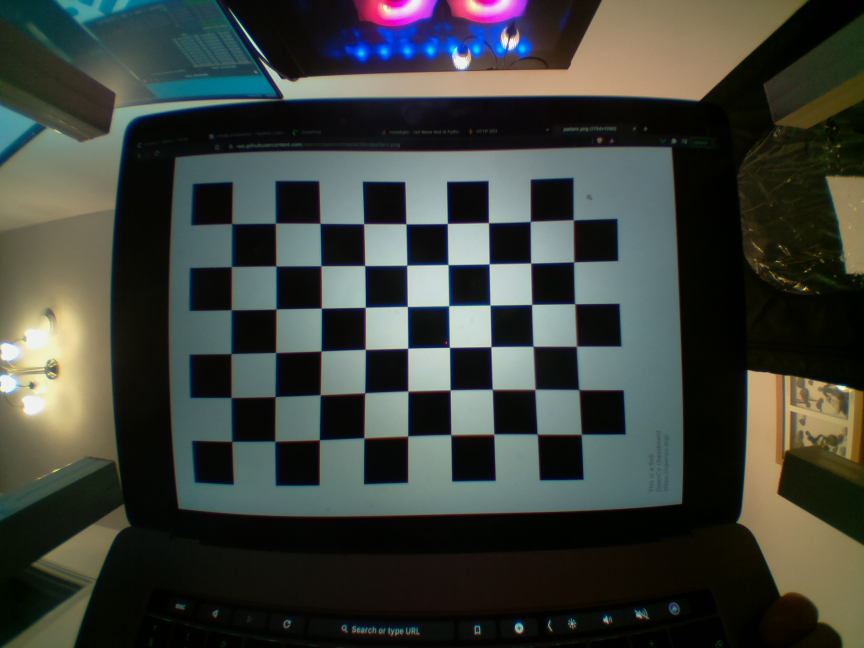
#> input picture images/image0002.jpg, 2592 x 1944 px (shown at 1/3 size); its folder holds only this picture in this run
$ python calibrate.py
#> lines starting #> are read from the running program, lines starting #| are printed output that depends on the picture
import numpy as np
import cv2 as cv
import glob
# termination criteria
criteria = (cv.TERM_CRITERIA_EPS + cv.TERM_CRITERIA_MAX_ITER, 30, 0.001)
# prepare object points, like (0,0,0), (1,0,0), (2,0,0) ....,(6,5,0)
objp = np.zeros((6*7,3), np.float32)
objp[:,:2] = np.mgrid[0:7,0:6].T.reshape(-1,2)
# Arrays to store object points and image points from all the images.
objpoints = [] # 3d point in real world space
imgpoints = [] # 2d points in image plane.
images = glob.glob('images/*.jpg')

for fname in images:
    img = cv.imread(fname)
#> img is the input picture: shape (1944, 2592, 3); mean B, G, R 59.2, 65.1, 60.5
    gray = cv.cvtColor(img, cv.COLOR_BGR2GRAY)
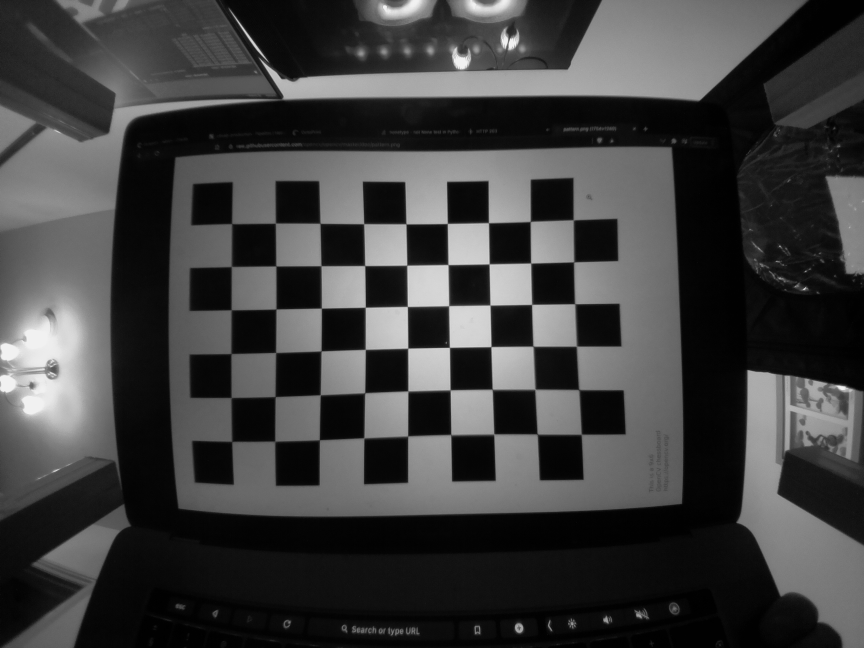
#> gray: shape (1944, 2592) (shown at 1/3 size); min 0, max 242, mean 63.1
    # Find the chess board corners
    ret, corners = cv.findChessboardCorners(gray, (7,6), None)
#> ret = True; corners = 42 rows, first 8: [960.6, 670.5], [1092.7, 672.2], [1218.8, 673.3], [1343.1, 671.4], [1465.9, 668.8], [1591, 666.2], [1720.3, 661], [964.7, 798.3]
    # If found, add object points, image points (after refining them)
    if ret == True:
        objpoints.append(objp)
        corners2 = cv.cornerSubPix(gray,corners, (11,11), (-1,-1), criteria)
#> corners2 = 42 rows, first 8: [961, 670.8], [1092.3, 672.3], [1218.9, 672.6], [1343, 671.4], [1466.3, 669.2], [1591.5, 665.6], [1720.6, 660.6], [964.1, 798.4]
        imgpoints.append(corners)
        # Draw and display the corners
        cv.drawChessboardCorners(img, (7,6), corners2, ret)
        # cv.imshow('img', img)
        # cv.waitKey(500)

# cv.destroyAllWindows()

ret, mtx, dist, rvecs, tvecs = cv.calibrateCamera(objpoints, imgpoints, gray.shape[::-1], None, None)
#> ret = 0.194; mtx = [[1891.7, 0, 1351.6], [0, 1892.3, 872.7], [0, 0, 1]]; dist = [[0.495, 5.92, -0.00687, -0.002, -57.56]]; rvecs = ([-0.0608, -0.0159, -0.0169],); tvecs = ([-3.07, -1.58, 15.38],)

print(mtx)
#| [[1.89168338e+03 0.00000000e+00 1.35164106e+03]
#|  [0.00000000e+00 1.89228516e+03 8.72745507e+02]
#|  [0.00000000e+00 0.00000000e+00 1.00000000e+00]]
print(dist)
#| [[ 4.94792493e-01  5.92078047e+00 -6.87033752e-03 -1.99901906e-03
#|   -5.75573680e+01]]

$ run again, on images/image0008.jpg
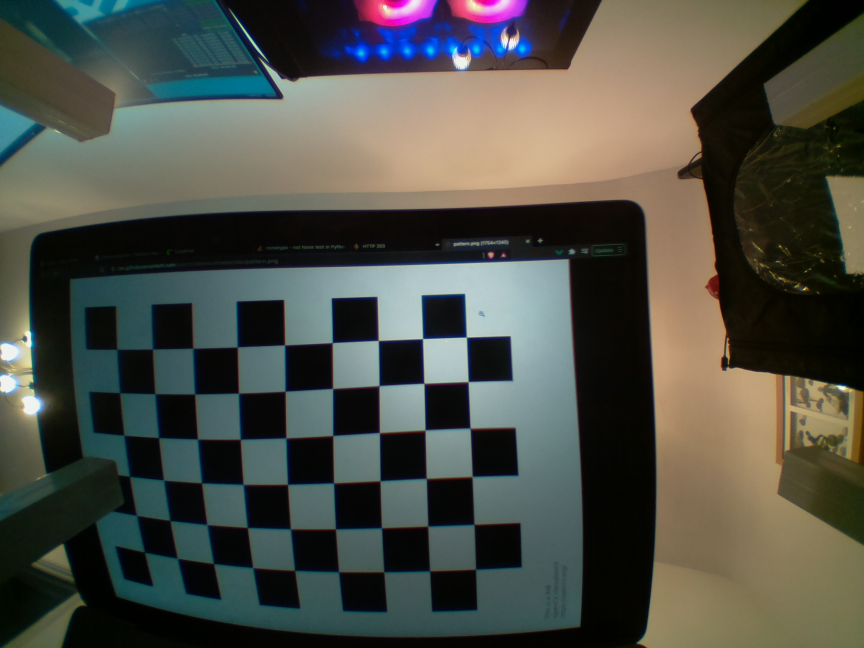
#> input picture images/image0008.jpg, 2592 x 1944 px (shown at 1/3 size)
#> img is the input picture: shape (1944, 2592, 3); mean B, G, R 70.6, 78.6, 76.8
#> `gray = cv.cvtColor(img, cv.COLOR_BGR2GRAY)`:
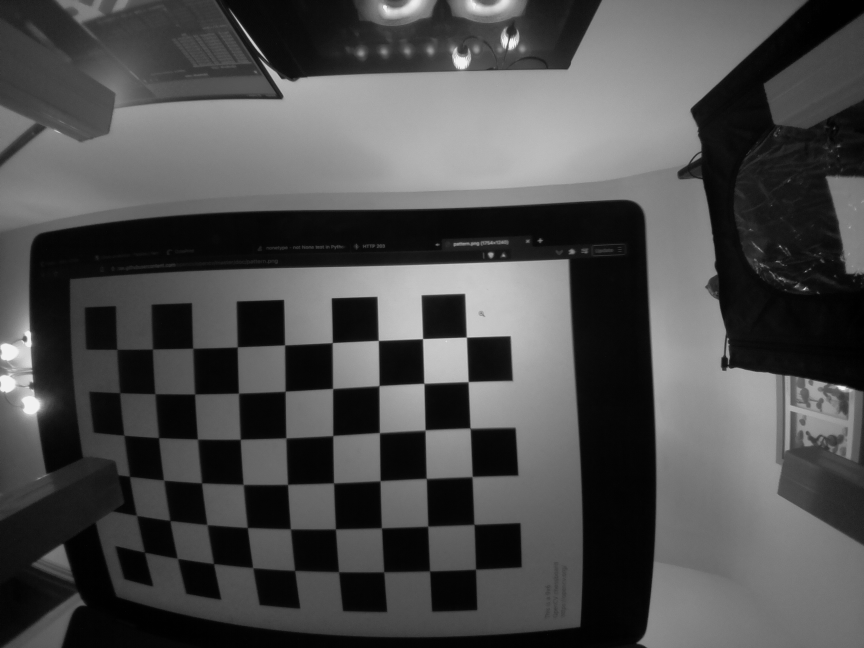
#> gray: shape (1944, 2592) (shown at 1/3 size); min 0, max 242, mean 77.2
#> `ret, corners = cv.findChessboardCorners(gray, (7,6), None)`: ret = True; corners = 42 rows, first 8: [579.2, 1044.7], [713.7, 1042.2], [855.5, 1035.6], [999.8, 1028.7], [1136.5, 1021.5], [1269.2, 1016.1], [1399.3, 1011.8], [585.4, 1184.9]
#> corners2 = 42 rows, first 8: [579.4, 1045.5], [712.9, 1041.5], [855, 1035.6], [997.9, 1028.7], [1136, 1022], [1268.6, 1016.7], [1400, 1012.2], [585.1, 1182.9]
#> `ret, mtx, dist, rvecs, tvecs = cv.calibrateCamera(objpoints, imgpoints..`: ret = 0.55; mtx = [[2759.7, 0, 1351.3], [0, 2766.5, 903.9], [0, 0, 1]]; dist = [[2.16, -26.28, 0.00343, 0.000554, 73.84]]; rvecs = ([-0.0538, -0.0262, -0.0349],); tvecs = ([-5.62, 1.02, 21],)
#| [[2.75970373e+03 0.00000000e+00 1.35134657e+03]
#|  [0.00000000e+00 2.76648684e+03 9.03903810e+02]
#|  [0.00000000e+00 0.00000000e+00 1.00000000e+00]]
#| [[ 2.15590291e+00 -2.62838636e+01  3.43113127e-03  5.54198906e-04
#|    7.38414726e+01]]
